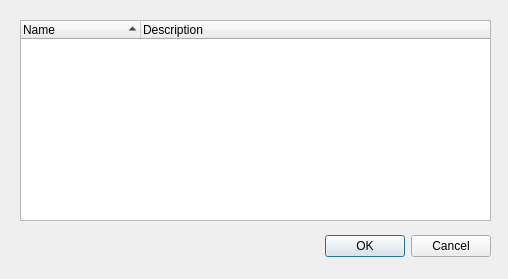
<?xml version="1.0" encoding="UTF-8"?>
<ui version="4.0">
 <class>DuSE::JsArchitecturalMetrics</class>
 <widget class="QDialog" name="DuSE::JsArchitecturalMetrics">
  <property name="geometry">
   <rect>
    <x>0</x>
    <y>0</y>
    <width>508</width>
    <height>279</height>
   </rect>
  </property>
  <property name="windowTitle">
   <string>Dialog</string>
  </property>
  <widget class="QDialogButtonBox" name="buttonBox">
   <property name="geometry">
    <rect>
     <x>150</x>
     <y>230</y>
     <width>341</width>
     <height>32</height>
    </rect>
   </property>
   <property name="orientation">
    <enum>Qt::Horizontal</enum>
   </property>
   <property name="standardButtons">
    <set>QDialogButtonBox::Cancel|QDialogButtonBox::Ok</set>
   </property>
  </widget>
  <widget class="QTreeWidget" name="loadedPlugins">
   <property name="geometry">
    <rect>
     <x>20</x>
     <y>20</y>
     <width>471</width>
     <height>201</height>
    </rect>
   </property>
   <property name="alternatingRowColors">
    <bool>true</bool>
   </property>
   <property name="sortingEnabled">
    <bool>true</bool>
   </property>
   <attribute name="headerDefaultSectionSize">
    <number>120</number>
   </attribute>
   <attribute name="headerMinimumSectionSize">
    <number>35</number>
   </attribute>
   <column>
    <property name="text">
     <string>Name</string>
    </property>
   </column>
   <column>
    <property name="text">
     <string>Description</string>
    </property>
   </column>
  </widget>
 </widget>
 <resources/>
 <connections>
  <connection>
   <sender>buttonBox</sender>
   <signal>accepted()</signal>
   <receiver>DuSE::JsArchitecturalMetrics</receiver>
   <slot>accept()</slot>
   <hints>
    <hint type="sourcelabel">
     <x>248</x>
     <y>254</y>
    </hint>
    <hint type="destinationlabel">
     <x>157</x>
     <y>274</y>
    </hint>
   </hints>
  </connection>
  <connection>
   <sender>buttonBox</sender>
   <signal>rejected()</signal>
   <receiver>DuSE::JsArchitecturalMetrics</receiver>
   <slot>reject()</slot>
   <hints>
    <hint type="sourcelabel">
     <x>316</x>
     <y>260</y>
    </hint>
    <hint type="destinationlabel">
     <x>286</x>
     <y>274</y>
    </hint>
   </hints>
  </connection>
 </connections>
</ui>
